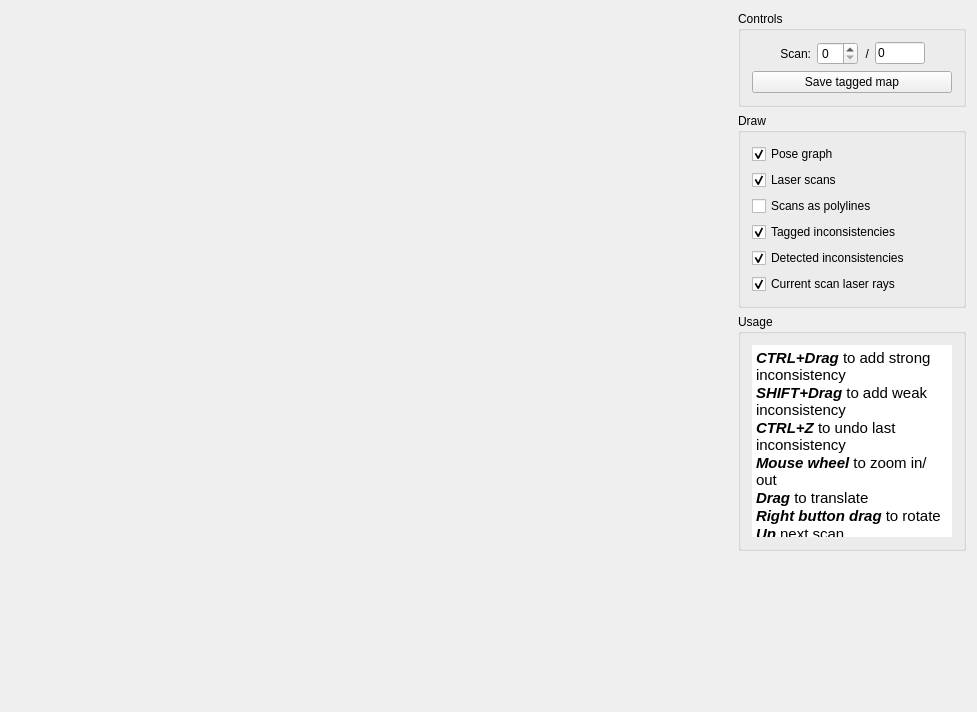
<?xml version="1.0" encoding="UTF-8"?>
<ui version="4.0">
 <class>TesterWindow</class>
 <widget class="QMainWindow" name="TesterWindow">
  <property name="geometry">
   <rect>
    <x>0</x>
    <y>0</y>
    <width>977</width>
    <height>712</height>
   </rect>
  </property>
  <property name="windowTitle">
   <string>tester</string>
  </property>
  <widget class="QWidget" name="central">
   <layout class="QGridLayout" name="gridLayout">
    <item row="2" column="1" rowspan="2" colspan="2">
     <widget class="QGroupBox" name="groupBox_2">
      <property name="title">
       <string>Usage</string>
      </property>
      <layout class="QGridLayout" name="gridLayout_3">
       <item row="3" column="0">
        <widget class="QTextEdit" name="usageText">
         <property name="sizePolicy">
          <sizepolicy hsizetype="Maximum" vsizetype="Maximum">
           <horstretch>0</horstretch>
           <verstretch>0</verstretch>
          </sizepolicy>
         </property>
         <property name="minimumSize">
          <size>
           <width>0</width>
           <height>0</height>
          </size>
         </property>
         <property name="maximumSize">
          <size>
           <width>200</width>
           <height>300</height>
          </size>
         </property>
         <property name="baseSize">
          <size>
           <width>200</width>
           <height>200</height>
          </size>
         </property>
         <property name="frameShape">
          <enum>QFrame::NoFrame</enum>
         </property>
         <property name="verticalScrollBarPolicy">
          <enum>Qt::ScrollBarAlwaysOff</enum>
         </property>
         <property name="horizontalScrollBarPolicy">
          <enum>Qt::ScrollBarAlwaysOff</enum>
         </property>
         <property name="readOnly">
          <bool>true</bool>
         </property>
         <property name="html">
          <string>&lt;!DOCTYPE HTML PUBLIC &quot;-//W3C//DTD HTML 4.0//EN&quot; &quot;http://www.w3.org/TR/REC-html40/strict.dtd&quot;&gt;
&lt;html&gt;&lt;head&gt;&lt;meta name=&quot;qrichtext&quot; content=&quot;1&quot; /&gt;&lt;style type=&quot;text/css&quot;&gt;
p, li { white-space: pre-wrap; }
&lt;/style&gt;&lt;/head&gt;&lt;body style=&quot; font-family:'Lucida Grande'; font-size:13pt; font-weight:400; font-style:normal;&quot;&gt;
&lt;p style=&quot; margin-top:12px; margin-bottom:0px; margin-left:0px; margin-right:0px; -qt-block-indent:0; text-indent:0px;&quot;&gt;&lt;span style=&quot; font-family:'Ubuntu'; font-size:11pt; font-weight:600; font-style:italic;&quot;&gt;CTRL+Drag&lt;/span&gt;&lt;span style=&quot; font-family:'Ubuntu'; font-size:11pt;&quot;&gt; to add strong inconsistency&lt;/span&gt;&lt;/p&gt;
&lt;p style=&quot; margin-top:0px; margin-bottom:0px; margin-left:0px; margin-right:0px; -qt-block-indent:0; text-indent:0px;&quot;&gt;&lt;span style=&quot; font-family:'Ubuntu'; font-size:11pt; font-weight:600; font-style:italic;&quot;&gt;SHIFT+Drag&lt;/span&gt;&lt;span style=&quot; font-family:'Ubuntu'; font-size:11pt;&quot;&gt; to add weak inconsistency&lt;/span&gt;&lt;/p&gt;
&lt;p style=&quot; margin-top:0px; margin-bottom:0px; margin-left:0px; margin-right:0px; -qt-block-indent:0; text-indent:0px;&quot;&gt;&lt;span style=&quot; font-family:'Ubuntu'; font-size:11pt; font-weight:600; font-style:italic;&quot;&gt;CTRL+Z&lt;/span&gt;&lt;span style=&quot; font-family:'Ubuntu'; font-size:11pt;&quot;&gt; to undo last inconsistency&lt;/span&gt;&lt;/p&gt;
&lt;p style=&quot; margin-top:0px; margin-bottom:0px; margin-left:0px; margin-right:0px; -qt-block-indent:0; text-indent:0px;&quot;&gt;&lt;span style=&quot; font-family:'Ubuntu'; font-size:11pt; font-weight:600; font-style:italic;&quot;&gt;Mouse wheel&lt;/span&gt;&lt;span style=&quot; font-family:'Ubuntu'; font-size:11pt;&quot;&gt; to zoom in/out&lt;/span&gt;&lt;/p&gt;
&lt;p style=&quot; margin-top:0px; margin-bottom:0px; margin-left:0px; margin-right:0px; -qt-block-indent:0; text-indent:0px;&quot;&gt;&lt;span style=&quot; font-family:'Ubuntu'; font-size:11pt; font-weight:600; font-style:italic;&quot;&gt;Drag&lt;/span&gt;&lt;span style=&quot; font-family:'Ubuntu'; font-size:11pt;&quot;&gt; to translate&lt;/span&gt;&lt;/p&gt;
&lt;p style=&quot; margin-top:0px; margin-bottom:0px; margin-left:0px; margin-right:0px; -qt-block-indent:0; text-indent:0px;&quot;&gt;&lt;span style=&quot; font-family:'Ubuntu'; font-size:11pt; font-weight:600; font-style:italic;&quot;&gt;Right button drag&lt;/span&gt;&lt;span style=&quot; font-family:'Ubuntu'; font-size:11pt;&quot;&gt; to rotate&lt;/span&gt;&lt;/p&gt;
&lt;p style=&quot; margin-top:0px; margin-bottom:0px; margin-left:0px; margin-right:0px; -qt-block-indent:0; text-indent:0px;&quot;&gt;&lt;span style=&quot; font-family:'Ubuntu'; font-size:11pt; font-weight:600; font-style:italic;&quot;&gt;Up&lt;/span&gt;&lt;span style=&quot; font-family:'Ubuntu'; font-size:11pt;&quot;&gt; next scan&lt;/span&gt;&lt;/p&gt;
&lt;p style=&quot; margin-top:0px; margin-bottom:0px; margin-left:0px; margin-right:0px; -qt-block-indent:0; text-indent:0px;&quot;&gt;&lt;span style=&quot; font-family:'Ubuntu'; font-size:11pt; font-weight:600; font-style:italic;&quot;&gt;Down&lt;/span&gt;&lt;span style=&quot; font-family:'Ubuntu'; font-size:11pt;&quot;&gt; previous scan&lt;/span&gt;&lt;/p&gt;&lt;/body&gt;&lt;/html&gt;</string>
         </property>
        </widget>
       </item>
      </layout>
     </widget>
    </item>
    <item row="0" column="0" rowspan="5">
     <widget class="MapViewer" name="viewer" native="true">
      <property name="sizePolicy">
       <sizepolicy hsizetype="Expanding" vsizetype="Expanding">
        <horstretch>0</horstretch>
        <verstretch>0</verstretch>
       </sizepolicy>
      </property>
     </widget>
    </item>
    <item row="4" column="1" colspan="2">
     <spacer name="verticalSpacer">
      <property name="orientation">
       <enum>Qt::Vertical</enum>
      </property>
      <property name="sizeHint" stdset="0">
       <size>
        <width>20</width>
        <height>40</height>
       </size>
      </property>
     </spacer>
    </item>
    <item row="0" column="1" colspan="2">
     <widget class="QGroupBox" name="groupBox">
      <property name="title">
       <string>Controls</string>
      </property>
      <layout class="QGridLayout" name="gridLayout_2">
       <item row="0" column="4">
        <widget class="QLineEdit" name="nscans">
         <property name="sizePolicy">
          <sizepolicy hsizetype="Minimum" vsizetype="Fixed">
           <horstretch>0</horstretch>
           <verstretch>0</verstretch>
          </sizepolicy>
         </property>
         <property name="maximumSize">
          <size>
           <width>50</width>
           <height>16777215</height>
          </size>
         </property>
         <property name="cursor">
          <cursorShape>ArrowCursor</cursorShape>
         </property>
         <property name="text">
          <string>0</string>
         </property>
         <property name="readOnly">
          <bool>true</bool>
         </property>
        </widget>
       </item>
       <item row="0" column="0">
        <spacer name="horizontalSpacer">
         <property name="orientation">
          <enum>Qt::Horizontal</enum>
         </property>
         <property name="sizeHint" stdset="0">
          <size>
           <width>2</width>
           <height>20</height>
          </size>
         </property>
        </spacer>
       </item>
       <item row="0" column="3">
        <widget class="QLabel" name="label_2">
         <property name="text">
          <string>/</string>
         </property>
         <property name="alignment">
          <set>Qt::AlignRight|Qt::AlignTrailing|Qt::AlignVCenter</set>
         </property>
        </widget>
       </item>
       <item row="0" column="2">
        <widget class="QSpinBox" name="scan"/>
       </item>
       <item row="1" column="0" colspan="6">
        <widget class="QPushButton" name="save">
         <property name="text">
          <string>Save tagged map</string>
         </property>
        </widget>
       </item>
       <item row="0" column="1">
        <widget class="QLabel" name="label">
         <property name="text">
          <string>Scan:</string>
         </property>
         <property name="alignment">
          <set>Qt::AlignRight|Qt::AlignTrailing|Qt::AlignVCenter</set>
         </property>
        </widget>
       </item>
       <item row="0" column="5">
        <spacer name="horizontalSpacer_2">
         <property name="orientation">
          <enum>Qt::Horizontal</enum>
         </property>
         <property name="sizeHint" stdset="0">
          <size>
           <width>2</width>
           <height>20</height>
          </size>
         </property>
        </spacer>
       </item>
      </layout>
     </widget>
    </item>
    <item row="1" column="1" colspan="2">
     <widget class="QGroupBox" name="groupBox_3">
      <property name="title">
       <string>Draw</string>
      </property>
      <layout class="QVBoxLayout" name="verticalLayout">
       <item>
        <widget class="QCheckBox" name="showPoseGraph">
         <property name="text">
          <string>Pose graph</string>
         </property>
         <property name="checked">
          <bool>true</bool>
         </property>
        </widget>
       </item>
       <item>
        <widget class="QCheckBox" name="showScans">
         <property name="text">
          <string>Laser scans</string>
         </property>
         <property name="checked">
          <bool>true</bool>
         </property>
        </widget>
       </item>
       <item>
        <widget class="QCheckBox" name="showPolyScans">
         <property name="text">
          <string>Scans as polylines</string>
         </property>
        </widget>
       </item>
       <item>
        <widget class="QCheckBox" name="showInconsistencies">
         <property name="text">
          <string>Tagged inconsistencies</string>
         </property>
         <property name="checked">
          <bool>true</bool>
         </property>
        </widget>
       </item>
       <item>
        <widget class="QCheckBox" name="showHighlights">
         <property name="text">
          <string>Detected inconsistencies</string>
         </property>
         <property name="checked">
          <bool>true</bool>
         </property>
        </widget>
       </item>
       <item>
        <widget class="QCheckBox" name="showVisibilityRays">
         <property name="text">
          <string>Current scan laser rays</string>
         </property>
         <property name="checked">
          <bool>true</bool>
         </property>
        </widget>
       </item>
      </layout>
     </widget>
    </item>
   </layout>
  </widget>
 </widget>
 <layoutdefault spacing="6" margin="11"/>
 <customwidgets>
  <customwidget>
   <class>MapViewer</class>
   <extends>QWidget</extends>
   <header>tester/mapviewer.h</header>
   <container>1</container>
  </customwidget>
 </customwidgets>
 <resources/>
 <connections/>
</ui>
